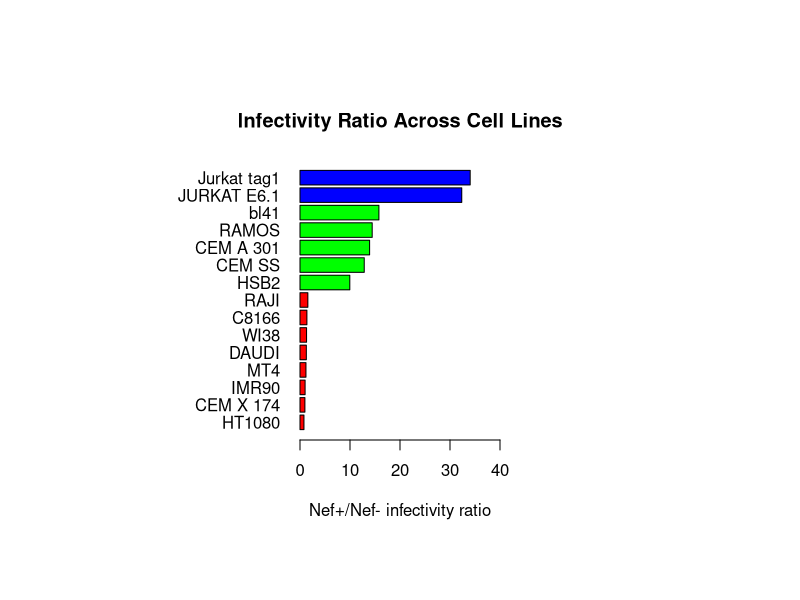

This chart was generated by the following R code:
## ---- chunk 1
getwd()
## ---- chunk 2
infect <- read.table("infect.txt", header = FALSE, sep = "\t")
## ---- chunk 3
# Assign column names
colnames(infect) <- c("SampleID", "Ratio", "CellLine")
## ---- chunk 4
infect
## ---- chunk 5
# Bar Plot

par(mar = c(5, 5, 4, 2))  
# bottom, left, top, right

par(pin = c(2, 2.8)) 

# assign colors
colors <- ifelse(infect$Ratio >= 30, "blue",
          ifelse(infect$Ratio >= 9, "green", 
          ifelse(infect$Ratio <= 2, "red", "grey")))

barplot(infect$Ratio,
        names.arg = infect$ CellLine,
        col = colors,
        horiz = TRUE,
        las = 2,
        xaxt = "n",
        xlim = c(0, 40),
        xlab = "Nef+/Nef- infectivity ratio",
        main = "Infectivity Ratio Across Cell Lines")

axis(1, at = seq(0, 40, by = 10))
